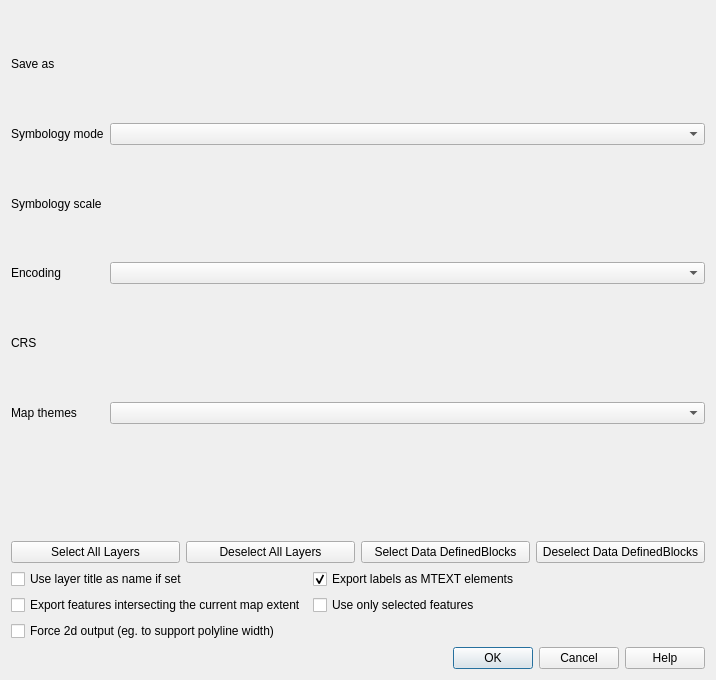
<?xml version="1.0" encoding="UTF-8"?>
<ui version="4.0">
 <class>QgsDxfExportDialogBase</class>
 <widget class="QDialog" name="QgsDxfExportDialogBase">
  <property name="geometry">
   <rect>
    <x>0</x>
    <y>0</y>
    <width>716</width>
    <height>680</height>
   </rect>
  </property>
  <property name="windowTitle">
   <string>DXF Export</string>
  </property>
  <layout class="QVBoxLayout" name="mainLayout">
   <item>
    <layout class="QGridLayout" name="gridLayout_2">
     <item row="0" column="0">
      <widget class="QLabel" name="mSaveAsLabel">
       <property name="sizePolicy">
        <sizepolicy hsizetype="Fixed" vsizetype="Preferred">
         <horstretch>0</horstretch>
         <verstretch>0</verstretch>
        </sizepolicy>
       </property>
       <property name="text">
        <string>Save as</string>
       </property>
      </widget>
     </item>
     <item row="0" column="1">
      <widget class="QgsFileWidget" name="mFileName"/>
     </item>
     <item row="1" column="0">
      <widget class="QLabel" name="mSymbologyModeLabel">
       <property name="sizePolicy">
        <sizepolicy hsizetype="Fixed" vsizetype="Preferred">
         <horstretch>0</horstretch>
         <verstretch>0</verstretch>
        </sizepolicy>
       </property>
       <property name="text">
        <string>Symbology mode</string>
       </property>
      </widget>
     </item>
     <item row="1" column="1">
      <widget class="QComboBox" name="mSymbologyModeComboBox"/>
     </item>
     <item row="2" column="0">
      <widget class="QLabel" name="mSymbologyScaleLabel">
       <property name="sizePolicy">
        <sizepolicy hsizetype="Fixed" vsizetype="Preferred">
         <horstretch>0</horstretch>
         <verstretch>0</verstretch>
        </sizepolicy>
       </property>
       <property name="text">
        <string>Symbology scale</string>
       </property>
      </widget>
     </item>
     <item row="2" column="1">
      <widget class="QgsScaleWidget" name="mScaleWidget">
       <property name="focusPolicy">
        <enum>Qt::StrongFocus</enum>
       </property>
       <property name="showCurrentScaleButton">
        <bool>true</bool>
       </property>
      </widget>
     </item>
     <item row="3" column="0">
      <widget class="QLabel" name="label">
       <property name="sizePolicy">
        <sizepolicy hsizetype="Fixed" vsizetype="Preferred">
         <horstretch>0</horstretch>
         <verstretch>0</verstretch>
        </sizepolicy>
       </property>
       <property name="text">
        <string>Encoding</string>
       </property>
      </widget>
     </item>
     <item row="3" column="1">
      <widget class="QComboBox" name="mEncoding"/>
     </item>
     <item row="4" column="0">
      <widget class="QLabel" name="label_3">
       <property name="sizePolicy">
        <sizepolicy hsizetype="Minimum" vsizetype="Preferred">
         <horstretch>0</horstretch>
         <verstretch>0</verstretch>
        </sizepolicy>
       </property>
       <property name="text">
        <string>CRS</string>
       </property>
      </widget>
     </item>
     <item row="4" column="1">
      <widget class="QgsProjectionSelectionWidget" name="mCrsSelector">
       <property name="focusPolicy">
        <enum>Qt::StrongFocus</enum>
       </property>
      </widget>
     </item>
     <item row="5" column="0">
      <widget class="QLabel" name="mSymbologyScaleLabel_2">
       <property name="sizePolicy">
        <sizepolicy hsizetype="Fixed" vsizetype="Preferred">
         <horstretch>0</horstretch>
         <verstretch>0</verstretch>
        </sizepolicy>
       </property>
       <property name="text">
        <string>Map themes</string>
       </property>
      </widget>
     </item>
     <item row="5" column="1">
      <widget class="QComboBox" name="mVisibilityPresets"/>
     </item>
   <item row="7" column="0" colspan="2">
     <widget class="QWidget" name="mTreeViewContainer">
    <layout class="QHBoxLayout" name="mTreeViewLayout"/>
    </widget>
   </item>
   <item row="9" column="0" colspan="2">
    <layout class="QGridLayout" name="gridLayout_3">
     <item row="0" column="0">
      <widget class="QPushButton" name="mSelectAllButton">
       <property name="text">
        <string>Select All Layers</string>
       </property>
      </widget>
     </item>
     <item row="0" column="1">
      <widget class="QPushButton" name="mDeselectAllButton">
       <property name="text">
        <string>Deselect All Layers</string>
       </property>
      </widget>
     </item>
     <item row="0" column="2">
      <widget class="QPushButton" name="mSelectDataDefinedBlocks">
       <property name="text">
        <string>Select Data DefinedBlocks</string>
       </property>
      </widget>
     </item>
     <item row="0" column="3">
      <widget class="QPushButton" name="mDeselectDataDefinedBlocks">
       <property name="text">
        <string>Deselect Data DefinedBlocks</string>
       </property>
      </widget>
     </item>
    </layout>
   </item>
   <item row="11" column="0" colspan="2">
    <layout class="QGridLayout" name="gridLayout">
     <item row="1" column="0">
      <widget class="QCheckBox" name="mMapExtentCheckBox">
       <property name="text">
        <string>Export features intersecting the current map extent</string>
       </property>
      </widget>
     </item>
     <item row="0" column="0">
      <widget class="QCheckBox" name="mLayerTitleAsName">
       <property name="text">
        <string>Use layer title as name if set</string>
       </property>
      </widget>
     </item>
     <item row="2" column="0">
      <widget class="QCheckBox" name="mForce2d">
       <property name="text">
        <string>Force 2d output (eg. to support polyline width)</string>
       </property>
      </widget>
     </item>
     <item row="0" column="1">
      <widget class="QCheckBox" name="mMTextCheckBox">
       <property name="text">
        <string>Export labels as MTEXT elements</string>
       </property>
       <property name="checked">
        <bool>true</bool>
       </property>
      </widget>
     </item>
     <item row="0" column="2">
      <spacer name="horizontalSpacer_2">
       <property name="orientation">
        <enum>Qt::Horizontal</enum>
       </property>
       <property name="sizeHint" stdset="0">
        <size>
         <width>40</width>
         <height>20</height>
        </size>
       </property>
      </spacer>
     </item>
     <item row="1" column="1">
      <widget class="QCheckBox" name="mSelectedFeaturesOnly">
       <property name="text">
        <string>Use only selected features</string>
       </property>
      </widget>
     </item>
    </layout>
   </item>
   <item row="15" column="0" colspan="2">
    <widget class="QDialogButtonBox" name="buttonBox">
     <property name="orientation">
      <enum>Qt::Horizontal</enum>
     </property>
     <property name="standardButtons">
      <set>QDialogButtonBox::Cancel|QDialogButtonBox::Help|QDialogButtonBox::Ok</set>
     </property>
    </widget>
   </item>
  </layout>
  </item>
 </layout>
 </widget>
 <customwidgets>
  <customwidget>
   <class>QgsFileWidget</class>
   <extends>QWidget</extends>
   <header>qgsfilewidget.h</header>
   <container>1</container>
  </customwidget>
  <customwidget>
   <class>QgsProjectionSelectionWidget</class>
   <extends>QWidget</extends>
   <header>qgsprojectionselectionwidget.h</header>
   <container>1</container>
  </customwidget>
  <customwidget>
   <class>QgsScaleWidget</class>
   <extends>QWidget</extends>
   <header>qgsscalewidget.h</header>
  </customwidget>
 </customwidgets>
 <tabstops>
  <tabstop>mFileName</tabstop>
  <tabstop>mSymbologyModeComboBox</tabstop>
  <tabstop>mScaleWidget</tabstop>
  <tabstop>mEncoding</tabstop>
  <tabstop>mCrsSelector</tabstop>
  <tabstop>mVisibilityPresets</tabstop>
  <tabstop>mSelectAllButton</tabstop>
  <tabstop>mDeselectAllButton</tabstop>
  <tabstop>mLayerTitleAsName</tabstop>
  <tabstop>mMTextCheckBox</tabstop>
  <tabstop>mMapExtentCheckBox</tabstop>
  <tabstop>mForce2d</tabstop>
  <tabstop>buttonBox</tabstop>
 </tabstops>
 <resources/>
 <connections>
  <connection>
   <sender>buttonBox</sender>
   <signal>accepted()</signal>
   <receiver>QgsDxfExportDialogBase</receiver>
   <slot>accept()</slot>
   <hints>
    <hint type="sourcelabel">
     <x>263</x>
     <y>282</y>
    </hint>
    <hint type="destinationlabel">
     <x>157</x>
     <y>274</y>
    </hint>
   </hints>
  </connection>
  <connection>
   <sender>buttonBox</sender>
   <signal>rejected()</signal>
   <receiver>QgsDxfExportDialogBase</receiver>
   <slot>reject()</slot>
   <hints>
    <hint type="sourcelabel">
     <x>316</x>
     <y>260</y>
    </hint>
    <hint type="destinationlabel">
     <x>286</x>
     <y>274</y>
    </hint>
   </hints>
  </connection>
 </connections>
</ui>
